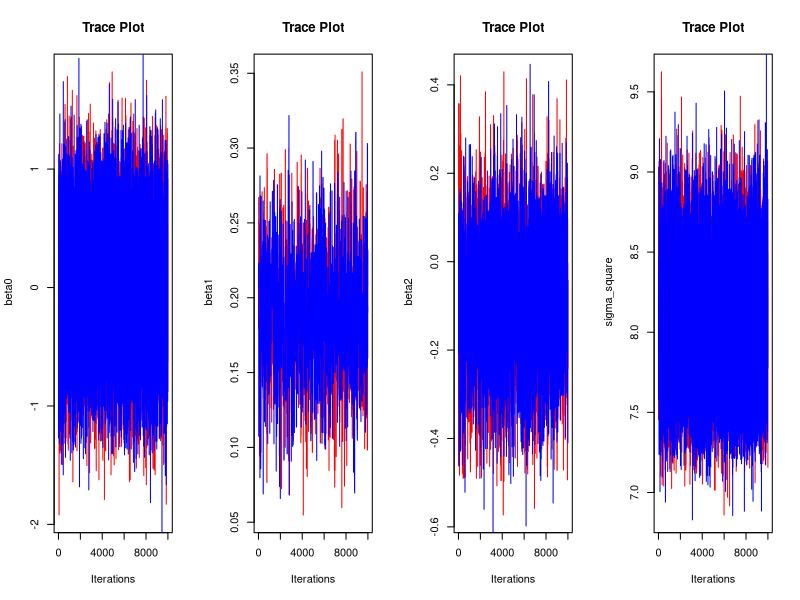
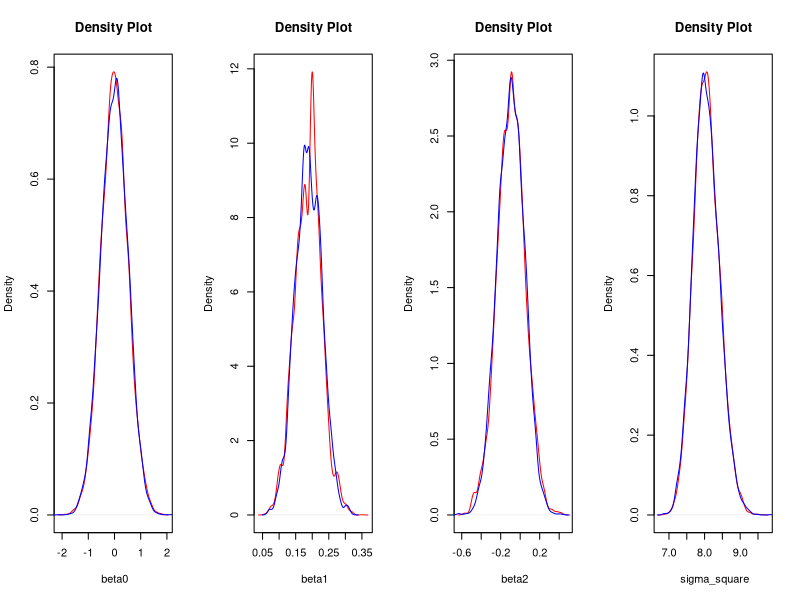
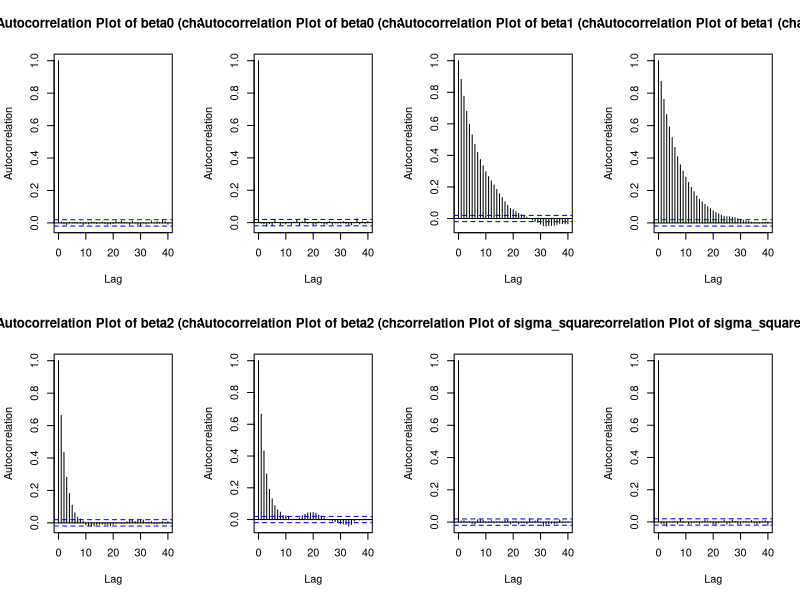
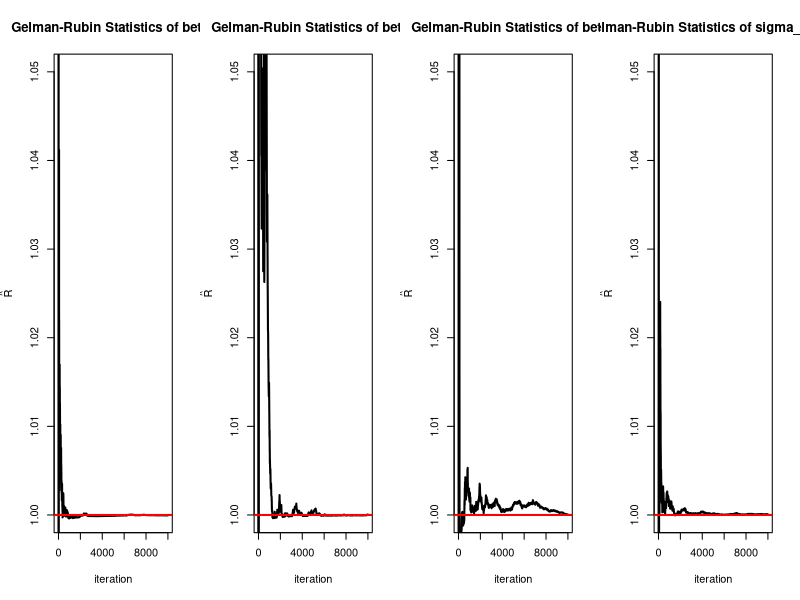

Write R code to recreate these figures, in order.
# Bayes Assignment
setwd("C:/Users/Hsuan Lee/Desktop/Methodology and Statistics/Semester 2/Bayesian statistics/Assignment")
options(scipen=999)
data <- read.csv("Body_Fat_Prediction.csv")
data[,1:3] <- scale(data[,1:3], scale = F)

#................
# Gibbs Samplers
#................
Gibbs_Sampler <- function(data, inits, n.chains=2, burn, n.iter,
                          # specify prior
                          mu00 = 0, sigma_square00 = 100000, # intercept prior(normal dist)
                          mu10 = 0, sigma_square10 = 100000, # beta1 prior(normal dist)
                          mu20 = 0, sigma_square20 = 100000, # beta2 prior(normal dist)
                          Alpha0 = 0.001, Beta0 = 0.001 # residual variance prior(gamma dist)
                          ){
  # assign an empty list to each chain
  chain_list <- vector(mode='list', length = n.chains)
  for (chain in 1:n.chains) {
    # assign an empty matrix for sampling in each chain
    keepers <- matrix(0, nrow = n.iter + burn, ncol = 4)
    colnames(keepers)<-c("beta0","beta1","beta2","sigma_square")
    # initial values to different chains
    beta0 <- inits[[chain]][1]
    beta1 <- inits[[chain]][2]
    beta2 <- inits[[chain]][3]
    sigma_square <- inits[[chain]][4]
    # start sampling from the conditional posterior:
    for (iter in 1:(n.iter + burn)) {
      # posterior mean and variance of beta0
      mu01 <- (sum(data[,1] - beta1*data[,2] - beta2*data[,3])/sigma_square + mu00/sigma_square00) /
        (nrow(data)/sigma_square + 1/sigma_square00)
      sigma_square01 <- 1/(nrow(data)/sigma_square + 1/sigma_square00)
      # sample beta0 from the posterior distribution
      beta0 <- rnorm(1, mean = mu01, sd = sqrt(sigma_square01))
      
      # posterior mean and variance of beta1
      mu11 <- (sum(data[,2]*(data[,1] - beta0 - beta2*data[,3])) / sigma_square + (mu10 / sigma_square10)) /
        ((sum((data[,2])^2) / sigma_square) + (1 / sigma_square10))
      sigma_square11 <- 1 / (((sum((data[,2])^2)) / sigma_square) + (1 / sigma_square10))
      # sample beta0 from the posterior distribution
      beta1 <- rnorm(1, mean = mu11, sd = sqrt(sigma_square11))
      
      # posterior mean and variance of beta2
      mu21 <- (sum(data[,3]*(data[,1] - beta0 - beta1*data[,2])) / sigma_square + (mu20 / sigma_square20)) /
        ((sum((data[,3])^2) / sigma_square) + (1 / sigma_square20))
      sigma_square21 <- 1 / (((sum((data[,3])^2)) / sigma_square) + (1 / sigma_square20))
      # sample beta0 from the posterior distribution
      beta2 <- rnorm(1, mean = mu21, sd = sqrt(sigma_square21))
      
      # posterior of sigma square
      Alpha1 <- nrow(data)/2 + Alpha0
      Beta1 <- sum((data[,1] - (beta0 + beta1*data[,2] + beta2*data[,3]))^2) / 2 + Beta0
      # sample sigma square from the posterior distribution
      sigma_square <- MCMCpack::rinvgamma(1, shape = Alpha1, scale = Beta1)
      
      # store the sampled values into keepers
      keepers[iter,] <- c(beta0, beta1, beta2, sqrt(sigma_square))
    }
    # remove the burn in period
    keepers <- keepers[-c(1:burn),]
    # store the sample values of each chain
    chain_list[[chain]] <- keepers
  }
  # return the results
  return(chain_list)
}
#...............................................................................

#.............................
# Metropolis-Hastings Sampler
#.............................
MH_Sampler <- function(data, inits, n.chains=2, burn, n.iter,
                          # specify prior
                          mu00 = 0, sigma_square00 = 100000, # intercept prior(normal dist)
                          mu10 = 0, sigma_square10 = 100000, nu10 = 0.001, # beta1 prior(Non-standardised t-dist)
                          mu20 = 0, sigma_square20 = 100000, nu20 = 0.001, # beta2 prior(Non-standardised t-dist)
                          Alpha0 = 0.001, Beta0 = 0.001, # residual variance prior(gamma dist)
                          tau_square_b1 = .5, tau_square_b2 = .5 # tuning parameter for the proposal density of beta1 and beta2
){
  # assign an empty list to each chain
  chain_list <- vector(mode='list', length = n.chains)
  for (chain in 1:n.chains) {
    # assign an empty matrix for sampling in each chain
    keepers <- matrix(0, nrow = n.iter + burn, ncol = 4)
    colnames(keepers)<-c("beta0","beta1","beta2","sigma_square")
    # initial values to different chains
    beta0 <- inits[[chain]][1]
    beta1 <- inits[[chain]][2]
    beta2 <- inits[[chain]][3]
    sigma_square <- inits[[chain]][4]
    # start sampling from the conditional posterior:
    for (iter in 1:(n.iter + burn)) {
      # posterior mean and variance of beta0
      mu01 <- (sum(data[,1] - beta1*data[,2] - beta2*data[,3])/sigma_square + mu00/sigma_square00) /
        (nrow(data)/sigma_square + 1/sigma_square00)
      sigma_square01 <- 1/(nrow(data)/sigma_square + 1/sigma_square00)
      # sample beta0 from the posterior distribution
      beta0 <- rnorm(1, mean = mu01, sd = sqrt(sigma_square01))
      
      # compute the log of proportional conditional posterior of beta1
      post_b1 <- function(b1){
        (2*b1*sum(data[,2]*(data[,1] - beta0 - beta2*data[,3])) - b1^2*sum(data[,2]^2)) / (2*sigma_square) -
          (log(1 + ((b1-mu10)^2 / (nu10*sigma_square10))) * ((nu10+1)/2))
      }
      # sample from the proposal distribution
      beta1_cand <- rnorm(1, mean = beta1, sd = tau_square_b1)
      # sample from a uniform distribution
      log_u_b1 <- log(runif(1, min = 0, max = 1))
      # compute the acceptance ratio
      log_r_b1 <- (post_b1(beta1_cand) - post_b1(beta1))
      # decide whether to accept the candidate value
      if(log_u_b1 <= log_r_b1){beta1 <- beta1_cand}
      
      # compute the log of proportional conditional posterior of beta2
      post_b2 <- function(b2){
        (2*b2*sum(data[,3]*(data[,1] - beta0 - beta1*data[,2])) - b2^2*sum(data[,3]^2)) / (2*sigma_square) -
          (log(1 + ((b2-mu20)^2 / (nu20*sigma_square20))) * ((nu20+1)/2))
      }
      # sample from the proposal distribution
      beta2_cand <- rnorm(1, mean = beta2, sd = tau_square_b2)
      # sample from a uniform distribution
      log_u_b2 <- log(runif(1, min = 0, max = 1))
      # compute the acceptance ratio
      log_r_b2 <- (post_b2(beta2_cand) - post_b2(beta2))
      # decide whether to accept the candidate value
      if(log_u_b2 <= log_r_b2){beta2 <- beta2_cand}
      
      # posterior of sigma square
      Alpha1 <- nrow(data)/2 + Alpha0
      Beta1 <- sum((data[,1] - (beta0 + beta1*data[,2] + beta2*data[,3]))^2) / 2 + Beta0
      # sample sigma square from the posterior distribution
      sigma_square <- MCMCpack::rinvgamma(1, shape = Alpha1, scale = Beta1)
      
      # store the sampled values into keepers
      keepers[iter,] <- c(beta0, beta1, beta2, sqrt(sigma_square))
    }
    # remove the burn in period
    keepers <- keepers[-c(1:burn),]
    # store the sample values of each chain
    chain_list[[chain]] <- keepers
  }
  # return the results
  return(chain_list)
}
#...............................................................................

#.................................
# Assess convergence of the model
#.................................

# 1. Trace Plot

Trace_Plot <- function(sample){
  par(mfrow = c(1, 4))
  for (parameter in 1:4) {
    # chain 1
    plot(sample[[1]][,parameter], type = "l", main = "Trace Plot", xlab = "Iterations", 
         ylab = paste("", colnames(sample[[1]])[parameter]), col = "red")
    # chain 2
    lines(sample[[2]][,parameter], type = "l", col = "blue")
  }
}

#...............................................................................

# 2. Density Plot

Density_Plot <- function(sample){
  par(mfrow = c(1, 4))
  for (parameter in 1:4) {
    plot(density(sample[[1]][,parameter]), main = "Density Plot", 
         xlab = paste("", colnames(sample[[1]])[parameter]), ylab = "Density", col = "red")
    lines(density(sample[[2]][,parameter]), col = "blue")
  }
}
#...............................................................................

# 3. Autocorrelation Plot

Autocor_Plot <- function(sample){
  par(mfrow = c(2, 4))
  for (parameter in 1:4){
    acf(sample[[1]][,parameter], type = "correlation", ylab = "Autocorrelation",
        main = paste("Autocorrelation Plot of", colnames(sample[[1]])[parameter], "(chain 1)"))
    acf(sample[[2]][,parameter], type = "correlation", ylab = "Autocorrelation",
        main = paste("Autocorrelation Plot of", colnames(sample[[2]])[parameter], "(chain 2)"))
  }
}
#...............................................................................

# 4. Gelman-Rubin statistic

Gelman_Plot <- function(sample, n_iter){
  par(mfrow = c(1, 4))
  R_hat <- matrix(0, nrow = n_iter-1, ncol = 4) # store Gelman-Rubin Convergence Diagnostic
  for (parameter in 1:4) {
    thetaj_chain1 <- 0 # store chain 1 mean
    thetaj_chain2 <- 0 # store chain 2 mean
    theta <- 0 # store grand mean
    B <- 0 # store between chain variance
    W <- 0 # store within chain variance
    V <- 0 # store total chain variance
    for (iter in 2:n_iter) {
      # chain mean
      thetaj_chain1 <- mean(sample[[1]][1:iter, parameter])
      thetaj_chain2 <- mean(sample[[2]][1:iter, parameter])
      # grand mean across chain
      theta <- (sum(sample[[1]][1:iter, parameter] + sample[[2]][1:iter, parameter])) / (2*iter)
      # between chain variance
      B <- iter/(length(sample)-1) * ((thetaj_chain1-theta)^2 + (thetaj_chain2-theta)^2)
      # within chain variance
      W <- 1/((iter-1)*length(sample)) * sum((sample[[1]][1:iter, parameter]-thetaj_chain1)^2 + 
        (sample[[2]][1:iter, parameter]-thetaj_chain2)^2)
      # total chain varicance
      V <- (iter-1)/iter * W + (1/iter)*B
      # Gelman-Rubin Convergence Diagnostic
      R_hat[iter-1, parameter] <- sqrt(V/W)
    }
    plot(R_hat[,parameter], type = "l", lwd = 2,
         main = paste("Gelman-Rubin Statistics of", colnames(sample[[2]])[parameter]),
         xlab = "iteration", ylab = expression(hat(R)), ylim = c(1, 1.05))
    abline(h = 1, col = "red", lwd = 2)
  }
}
#...............................................................................

#..................
# Summary function
#..................
Bayes_Summary <- function(sample){
  # create a empty matrix to store the mean, sd and MC error
  summ <- matrix(0, nrow = 4, ncol = 3)
  colnames(summ) <- c("mean", "sd", "MC error")
  rownames(summ) <- c("beta0", "beta1", "beta2", "sigma_square")
  # combine two chains
  tot <- rbind(sample[[1]], sample[[2]])
  # calculate the mean
  summ[, 1] <- apply(tot, 2, mean)
  # calculate sd
  summ[, 2] <- apply(tot, 2, sd)
  # calculate MC error should < .05
  summ[, 3] <- apply(tot, 2, function(x) sd(x)/(2*nrow(sample[[1]])))
  # calculate the credible intervals
  CI <- apply(tot, 2, quantile, prob = c(0.025, 0.25, 0.5, 0.75, 0.975))
  list <- list(Summary = summ, Credible_Interval = CI)
  return(list)
}
#...............................................................................

#.....
# DIC
#.....
DIC <- function(sample, data){
  # combine two chains
  tot <- rbind(sample[[1]], sample[[2]])
  # compute Dhat
  Dhat <- -2 * sum(dnorm(data[,1], 
                         mean = mean(tot[,1]) + mean(tot[,2])*data[,2] + mean(tot[,3])*data[,3],
                         sd = mean(tot[,4]), log = T))
  # compute Dbar
  loglike <- matrix(0, nrow = nrow(tot), ncol = 1)
  for (q in 1:nrow(tot)) {
    loglike[q,] <- sum(dnorm(data[,1],
                         mean = tot[q,1] + tot[q,2]*data[,2] + tot[q,3]*data[,3],
                         sd = tot[q,4], log = T))
  }
  Dbar <- -2 * apply(loglike, 2, mean)
  # compute DIC
  DIC <- 2*Dbar - Dhat
  # estimate of the effective number of parameters
  PD <- Dbar - Dhat
  list <- list(DIC = DIC, PD = PD)
  return(list)
}
#...............................................................................

#..............
# Bayes Factor
#..............
Bayes_Factor <- function(sample, data){
  # extract the estimates of beta1 and beta2
  beta1_est <- Bayes_Summary(sample)[[1]][2,1]
  beta2_est <- Bayes_Summary(sample)[[1]][2,1]
  # standardized the estimates of beta1 and beta2
  beta1_hat <- beta1_est*sd(data[, 2])/sd(data[, 1])
  beta2_hat <- beta2_est*sd(data[, 3])/sd(data[, 1])
  beta_hat <- c(beta1_hat, beta2_hat)
  # compute the covariance matrix
  tot <- rbind(sample[[1]], sample[[2]]) # combine two chains
  sigma_beta12 <- cov(tot[,c("beta1", "beta2")])
  # sample from the posterior
  library(mvtnorm)
  g_sample <- rmvnorm(100000, mean = beta_hat, sigma = sigma_beta12)
  
  # fractional prior distribution
  J <- 2 # number of independent constraints in the hypotheses under consideration
  N <- nrow(data)
  b <- J / N # fraction of the density of the data used to specify a prior distribution
  # sample from the fractional prior distribution
  h_sample <- rmvnorm(100000, mean = c(0, 0), sigma = sigma_beta12 / b)
  
  # evaluate the informative hypotheses
  # H1: |b1 - b2| < .1
  BF_1u <- mean(abs(g_sample[, 1] - g_sample[, 2]) < 0.1) / mean(abs(h_sample[, 1] - h_sample[, 2]) < 0.1)
  # H2: b1 > 0, b2 > 0
  BF_2u <- mean(g_sample[, 1] > 0 & g_sample[, 2] > 0) / mean(h_sample[, 1] > 0 & h_sample[, 2] > 0)
  # Hu: b1, b2
  BF_21 <- BF_2u / BF_1u
  return(list(BF_1u = BF_1u, BF_2u = BF_2u, BF_21 = BF_21))
}
#...............................................................................

##############
## Analysis ##
##############

# specify the initial values
#............................
init1 <- c(beta0 = 0.9, beta1 = 0.2, beta2 = 0.5, sigma_square = 2.0)
init2 <- c(beta0 = 1.8, beta1 = 2.6, beta2 = 1.5, sigma_square = 0.6)
init <- list(init1, init2)

# Gibbs Sampler
#..............
# Implement the Gibbs Sampler to obtain the samples
set.seed(9252568)
samples_gibbs <- Gibbs_Sampler(data = data, inits = init, 
                               n.chains=2, burn = 500, n.iter = 10000)

# inspect the convergence of the samples sampled by the Gibbs Sampler
#Trace_Plot(samples_gibbs)
#Density_Plot(samples_gibbs)
#Autocor_Plot(samples_gibbs)
#Gelman_Plot(samples_gibbs, n_iter = 1500)

# obtain the result of the samples sampled by the Gibbs Sampler
#Bayes_Summary(samples_gibbs)

# However, the samples sampled by the Gibbs Sampler would not be used in this study.
# Since the "non-standardized t distribution" used in MH sampler allows for more extreme values,
# which is a more proper distribution for the study.
#...............................................................................

# MH Sampler Full Model
#......................
# Implement the MH Sampler to obtain the samples
set.seed(9252568)
samples_MH <- MH_Sampler(data = data,inits = init,
                         n.chains = 2, burn = 500, n.iter = 10000)

# inspect the convergence of the samples sampled by the MH Sampler
Trace_Plot(samples_MH)
Density_Plot(samples_MH)
Autocor_Plot(samples_MH)
Gelman_Plot(samples_MH, n_iter = 10000)

# obtain the result of the samples sampled by the MH Sampler
Bayes_Summary(samples_MH)

# obtain DIC and Bayes Factor of the model 
DIC(samples_MH, data = data) # DIC = 1769.945, PD = 3.913394
set.seed(9252568)
Bayes_Factor(samples_MH, data)

# the samples sampled by the MH Sampler would be used in this study.
#...............................................................................

# Intercept only model
#......................................
# create the data without variable "Age" and "Height"
data_emp <- data
data_emp[,c(2,3)] <- 0

# Implement the MH Sampler to obtain the samples
set.seed(9252568)
samples_emp <- MH_Sampler(data = data_emp,inits = init,
                          n.chains = 2, burn = 500, n.iter = 10000)

# obtain DIC of the model 
DIC(samples_emp, data = data_emp) # DIC = 1788.898, PD = 1.996333

#...............................................................................

# The model without variable "Height"
#......................................
# create the data without variable "Height"
data_age <- data
data_age[,3] <- 0

# Implement the MH Sampler to obtain the samples
set.seed(9252568)
samples_age <- MH_Sampler(data = data_age,inits = init,
                          n.chains = 2, burn = 500, n.iter = 10000)

# obtain DIC of the model 
DIC(samples_age, data = data_age) # DIC = 1768.376, PD = 2.915565

# obtain the result of the samples sampled by the MH Sampler
Bayes_Summary(samples_age)
#...............................................................................

# Frequentist Linear Regression Model
#.....................................
LRM <- lm(BodyFat~ Age + Height, data = data)
summary(LRM)
